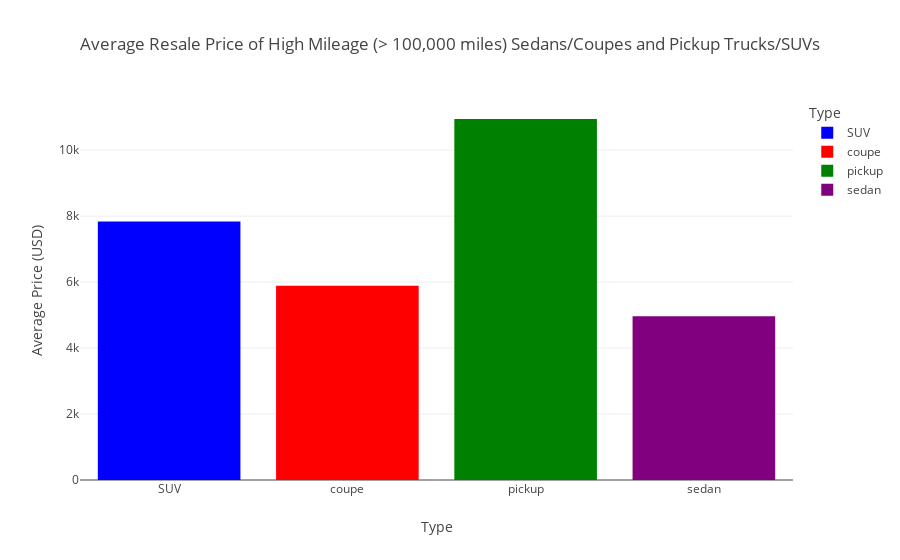

Source (notebook cell):
### Code cell
fig_mileage = px.bar(avg_price_high_mileage, x='type', y= 'price', color ='type', title='Average Resale Price of High Mileage (> 100,000 miles) Sedans/Coupes and Pickup Trucks/SUVs',
                   labels={'type': 'Type', 'price': 'Price'},
                   color_discrete_map={'SUV': 'blue', 'coupe': 'red', 'pickup': 'green', 'sedan': 'purple'})
fig_mileage.update_layout(yaxis_title="Average Price (USD)")
fig_mileage.show()

### Figure 1 — Plotly figure (JSON) as saved in the notebook; plotly's stock layout.template omitted (floating-point values rounded to 4 significant figures)
{"data": [{"hovertemplate": "Type=%{x}<br>Price=%{y}<extra></extra>", "legendgroup": "SUV", "marker": {"color": "blue", "pattern": {"shape": ""}}, "name": "SUV", "orientation": "v", "showlegend": true, "textposition": "auto", "type": "bar", "x": ["SUV"], "xaxis": "x", "y": [7834.0], "yaxis": "y"}, {"hovertemplate": "Type=%{x}<br>Price=%{y}<extra></extra>", "legendgroup": "coupe", "marker": {"color": "red", "pattern": {"shape": ""}}, "name": "coupe", "orientation": "v", "showlegend": true, "textposition": "auto", "type": "bar", "x": ["coupe"], "xaxis": "x", "y": [5886.0], "yaxis": "y"}, {"hovertemplate": "Type=%{x}<br>Price=%{y}<extra></extra>", "legendgroup": "pickup", "marker": {"color": "green", "pattern": {"shape": ""}}, "name": "pickup", "orientation": "v", "showlegend": true, "textposition": "auto", "type": "bar", "x": ["pickup"], "xaxis": "x", "y": [10940.0], "yaxis": "y"}, {"hovertemplate": "Type=%{x}<br>Price=%{y}<extra></extra>", "legendgroup": "sedan", "marker": {"color": "purple", "pattern": {"shape": ""}}, "name": "sedan", "orientation": "v", "showlegend": true, "textposition": "auto", "type": "bar", "x": ["sedan"], "xaxis": "x", "y": [4962.0], "yaxis": "y"}], "layout": {"barmode": "relative", "legend": {"title": {"text": "Type"}, "tracegroupgap": 0}, "title": {"text": "Average Resale Price of High Mileage (> 100,000 miles) Sedans/Coupes and Pickup Trucks/SUVs"}, "xaxis": {"anchor": "y", "categoryarray": ["SUV", "coupe", "pickup", "sedan"], "categoryorder": "array", "domain": [0, 1], "title": {"text": "Type"}}, "yaxis": {"anchor": "x", "domain": [0, 1], "title": {"text": "Average Price (USD)"}}}}
